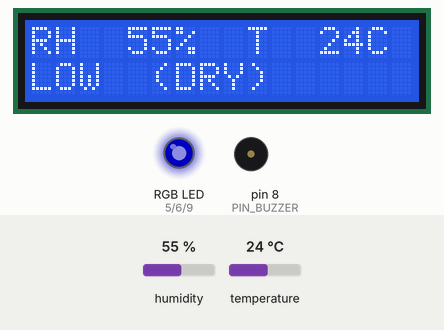
A sketch run on a simulated Arduino Uno, built with avr-gcc and run on an emulated ATmega328P. On the bench: 16×2 character LCD, an RGB LED mixed from three pins (HIGH = lit), buzzer (waves = sounding). The inputs (shaded band) are chosen by the test bench; at power-on: temperature 24 °C, humidity 55 %. Dim RGB values are drawn brighter than linear; what the sketch prints to the serial monitor is not drawn.

Above: at 2.6 s.
2.7 s: temperature set to 41 °C
At 7.3 s:
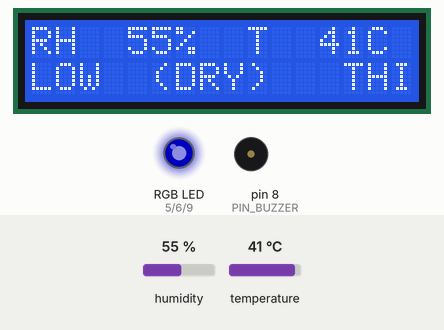
7.5 s: humidity set to 22 %
At 11.0 s:
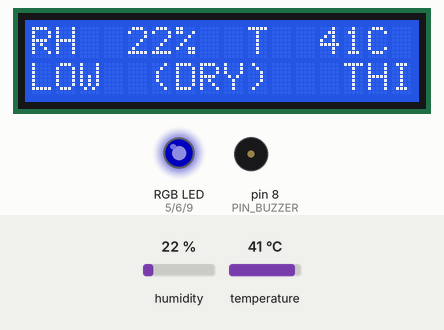
11.5 s: temperature set to 12 °C
At 14.5 s:
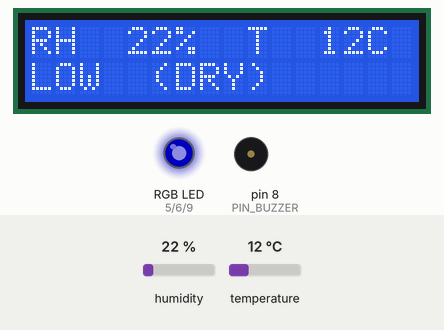
17.0 s: humidity set to 40 %
At 18.3 s:
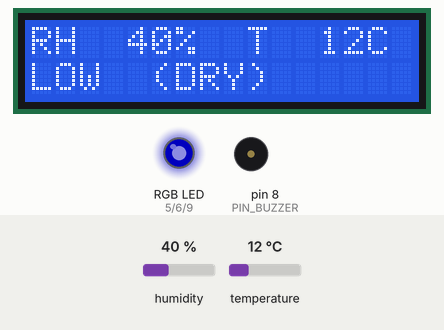
Timing chart, 0 to 20.0 s (numbered marks = the images above; inputs shaded):
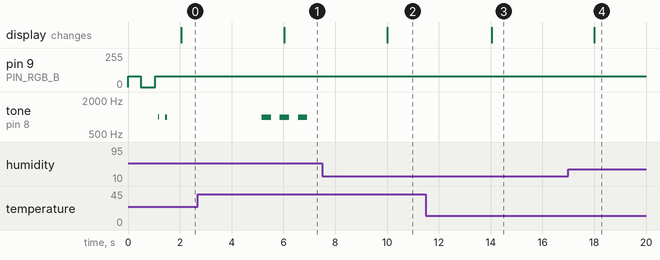

Measured:
- after the input at 2.7 s, tone on pin 8 (PIN_BUZZER): alternates 1000 Hz for 0.36 s and silent for 0.34 s, starting after 2.5 s; the display: changes after 3.3 s (image 1)
- after the input at 7.5 s, the display: changes after 2.5 s (image 2)
- after the input at 11.5 s, the display: changes after 2.6 s (image 3)
- after the input at 17.0 s, the display: changes after 1.0 s (image 4)

The sketch:

P07.ino
```cpp
// P07 · 딸기 하우스 습도 신호등
// DHT11로 습도를 재서 LCD1602에 표시하고 RGB LED 색으로 상태를 알립니다.
//   낮음(60% 미만) = 파랑 / 적정(60–85%) = 초록 / 높음(85% 이상) = 빨강
//   측정 전·센서 오류 = 파랑 깜빡임
//   낮음·높음으로 바뀌면 D8 부저가 울립니다 (높음 = 3번, 낮음 = 2번, 적정 = 안 울림)
//   습도 = 짧게, 온도(10–30 °C 밖) = 길게. 온도는 LED에 표시하지 않고 LCD 오른쪽에 TLO/THI로 표시
// 대시보드와는 USB 시리얼 115200, JSON 한 줄 규약으로 대화합니다(protocol.h).
//
// 필요한 라이브러리 (Arduino IDE → 라이브러리 매니저)
//   DHT sensor library 1.4.7 (Adafruit) + Adafruit Unified Sensor 1.1.15
//   LiquidCrystal I2C 1.1.2 (Frank de Brabander) — LCD 주소 0x27·0x3F 등을 자동으로 찾습니다
// 보드: Arduino Uno / 시리얼 모니터: 115200, 줄 끝 "새 줄"

#include <Wire.h>
#include <DHT.h>
#include <LiquidCrystal_I2C.h>
#include "pins.h"
#include "protocol.h"
#include "logic.h"

DHT dht(PIN_DHT, DHT11);
LiquidCrystal_I2C* lcd = nullptr;   // 주소를 찾은 뒤에 만듭니다

// ---------- 프로그램 상태 ----------
float humidity = 0, temperature = 0;  // 마지막으로 성공한 값
bool  sensorValid = false;            // false면 JSON에서 null
bool  everMeasured = false;           // 첫 측정 전인지 구분 (LCD 문구)
uint8_t dhtFailCount = 0;

Level level = LEVEL_NONE;             // 습도 상태 (LED 색)
uint8_t rhLow = DEFAULT_RH_LOW, rhHigh = DEFAULT_RH_HIGH;
Level tLevel = LEVEL_NONE;            // 온도 상태 (부저·LCD·대시보드만)
uint8_t tLow = DEFAULT_T_LOW, tHigh = DEFAULT_T_HIGH;
uint8_t bright = DEFAULT_BRIGHT;
bool lightOn = true;
bool buzzerOn = true;                 // false면 경보음을 내지 않음 (BUZZ 0)
uint8_t outR = 0, outG = 0, outB = 0;  // 마지막으로 낸 PWM 값
bool lcdReady = false;

unsigned long lastDhtMs = 0, lastStateMs = 0, lastLcdMs = 0, lastBlinkMs = 0;
bool blinkOn = true;                  // 센서 확인 상태의 파랑 깜빡임

Level alarmLevel = LEVEL_NONE;  // 마지막으로 경보를 판단한 습도 상태 (센서 오류 동안은 그대로 둠)
Level alarmTLevel = LEVEL_NONE; // 같은 방식의 온도 상태
uint8_t beepLeft = 0;           // 남은 울림 횟수
bool beepLong = false;          // true = 온도 경보(길게)
uint8_t nextBeeps = 0;          // 울리는 중에 들어온 다음 경보
bool nextLong = false;
unsigned long lastBeepMs = 0;
volatile uint8_t buzzDuty = 0;  // 0 = 조용, 1–10 = 켜는 칸 수 (타이머 인터럽트가 읽음)

char cmdBuf[CMD_BUFFER_SIZE];
uint8_t cmdLen = 0;
bool cmdOverflow = false;

// ---------- 출력 ----------
void writeChannel(uint8_t pin, uint8_t value) {
  // 공통 +형은 LOW일 때 켜지므로 값을 뒤집습니다.
  analogWrite(pin, RGB_COMMON_ANODE ? (uint8_t)(255 - value) : value);
}

void applyOutputs() {
  outR = outG = outB = 0;
  if (lightOn) {
    // 섞은 색은 모듈에서 점 두 개로 따로 보이므로 한 가지 색만 씁니다.
    if (level == LEVEL_LOW)  outB = bright;
    if (level == LEVEL_OK)   outG = bright;
    if (level == LEVEL_HIGH) outR = bright;
    // LEVEL_NONE(측정 전·센서 오류): 불이 꺼지지 않도록 파랑을 깜빡여 건조(파랑 켜짐)와 구별합니다.
    if (level == LEVEL_NONE && blinkOn) outB = bright;
  }
  writeChannel(PIN_RGB_R, outR);
  writeChannel(PIN_RGB_G, outG);
  writeChannel(PIN_RGB_B, outB);
}

// ---------- 부저 ----------
// 능동형 부저는 켜면 늘 최대 크기로 울립니다. 그래서 0.1 ms마다 켜고 끄기를 정해
// 1 ms 중 BUZZ_VOLUME/10만 켜 둡니다(소리 크기 조절). Timer2를 쓰므로 tone()·D3·D11 PWM과 함께 쓰지 않습니다.
ISR(TIMER2_COMPA_vect) {
  static uint8_t phase = 0;
  if (++phase >= 10) phase = 0;
  bool on = phase < buzzDuty;
  // 저신호 동작형은 LOW일 때 울리므로 켜기·끄기를 뒤집습니다.
  digitalWrite(PIN_BUZZER, (on != BUZZER_ACTIVE_LOW) ? HIGH : LOW);
}

void buzzerBegin() {
  pinMode(PIN_BUZZER, OUTPUT);
  digitalWrite(PIN_BUZZER, BUZZER_ACTIVE_LOW ? HIGH : LOW);  // 조용한 상태로 시작
  noInterrupts();
  TCCR2A = _BV(WGM21);   // CTC 모드
  TCCR2B = _BV(CS21);    // 분주 8 → 2 MHz
  OCR2A  = 199;          // 2 MHz / 200 = 10 kHz (0.1 ms마다 인터럽트)
  TIMSK2 = _BV(OCIE2A);
  interrupts();
}

// 습도 경보 = 짧게, 온도 경보 = 길게. 울리는 중에 다른 경보가 오면 끝난 뒤 이어서 울립니다.
void startAlarm(Level lv, bool isTemp) {
  uint8_t n = (lv == LEVEL_HIGH) ? BUZZ_BEEPS_HIGH : BUZZ_BEEPS_LOW;
  if (beepLeft) { nextBeeps = n; nextLong = isTemp; return; }
  beepLeft = n; beepLong = isTemp;
  lastBeepMs = millis() - BUZZ_LONG_PERIOD_MS;  // 첫 울림은 바로
}

void updateBuzzer(unsigned long now) {
  if (buzzDuty && now - lastBeepMs >= (beepLong ? BUZZ_LONG_ON_MS : BUZZ_ON_MS)) buzzDuty = 0;
  if (beepLeft == 0 && nextBeeps && now - lastBeepMs >= BUZZ_GAP_MS) {
    beepLeft = nextBeeps; beepLong = nextLong; nextBeeps = 0;
    lastBeepMs = now - BUZZ_LONG_PERIOD_MS;
  }
  if (beepLeft == 0 || now - lastBeepMs < (beepLong ? BUZZ_LONG_PERIOD_MS : BUZZ_PERIOD_MS)) return;
  lastBeepMs = now;
  beepLeft--;
  buzzDuty = BUZZ_VOLUME;
}

// 낮음·높음으로 "바뀔 때"만 울립니다. 센서가 잠깐 실패했다가 같은 상태로 돌아오면 다시 울리지 않습니다.
void checkAlarm() {
  if (!sensorValid) return;
  if (level != alarmLevel) {
    if (buzzerOn && (level == LEVEL_LOW || level == LEVEL_HIGH)) startAlarm(level, false);
    alarmLevel = level;
  }
  if (tLevel != alarmTLevel) {
    if (buzzerOn && (tLevel == LEVEL_LOW || tLevel == LEVEL_HIGH)) startAlarm(tLevel, true);
    alarmTLevel = tLevel;
  }
}

void printLevelOrNull(Level lv) {
  const char* ln = levelName(lv);
  if (ln) { Serial.print('"'); Serial.print(ln); Serial.print('"'); } else Serial.print(F("null"));
}

// ---------- JSON 보내기 ----------
void printJsonNumberOrNull(float v, bool valid) {
  if (valid) Serial.print(v, 1); else Serial.print(F("null"));
}

void sendState(uint16_t request) {
  Serial.print(F("{\"v\":"));            Serial.print(PROTOCOL_VERSION);
  Serial.print(F(",\"type\":\"state\",\"profile\":\"" PROFILE_ID "\",\"request\":"));
  Serial.print(request);
  Serial.print(F(",\"ms\":"));           Serial.print(millis());
  Serial.print(F(",\"humidity_pct\":")); printJsonNumberOrNull(humidity, sensorValid);
  Serial.print(F(",\"temperature_c\":"));printJsonNumberOrNull(temperature, sensorValid);
  Serial.print(F(",\"rh_level\":"));     printLevelOrNull(level);
  Serial.print(F(",\"rh_low\":"));       Serial.print(rhLow);
  Serial.print(F(",\"rh_high\":"));      Serial.print(rhHigh);
  Serial.print(F(",\"t_level\":"));      printLevelOrNull(tLevel);
  Serial.print(F(",\"t_low\":"));        Serial.print(tLow);
  Serial.print(F(",\"t_high\":"));       Serial.print(tHigh);
  Serial.print(F(",\"light_on\":"));     Serial.print(lightOn ? F("true") : F("false"));
  Serial.print(F(",\"bright\":"));       Serial.print(bright);
  Serial.print(F(",\"rgb\":["));
  Serial.print(outR); Serial.print(','); Serial.print(outG); Serial.print(','); Serial.print(outB);
  Serial.print(F("],\"dht_fail_count\":")); Serial.print(dhtFailCount);
  Serial.print(F(",\"buzzer_on\":"));    Serial.print(buzzerOn ? F("true") : F("false"));
  Serial.print(F(",\"lcd_ready\":"));    Serial.print(lcdReady ? F("true") : F("false"));
  Serial.println('}');
}

void sendAck(uint16_t request) {
  Serial.print(F("{\"v\":1,\"type\":\"ack\",\"request\":"));
  Serial.print(request);
  Serial.println(F(",\"applied\":true}"));
}

void sendError(uint16_t request, const char* code) {
  Serial.print(F("{\"v\":1,\"type\":\"error\",\"request\":"));
  Serial.print(request);
  Serial.print(F(",\"code\":\""));
  Serial.print(code);
  Serial.println(F("\"}"));
}

// ---------- LCD ----------
// I2C 백팩(PCF8574 계열)은 보통 0x27 또는 0x3F입니다. 0x20–0x3F를 차례로 확인합니다.
uint8_t findLcdAddress() {
  Wire.begin();
  const uint8_t first[] = {0x27, 0x3F};
  for (uint8_t a : first) { Wire.beginTransmission(a); if (Wire.endTransmission() == 0) return a; }
  for (uint8_t a = 0x20; a <= 0x3F; a++) { Wire.beginTransmission(a); if (Wire.endTransmission() == 0) return a; }
  return 0;  // 못 찾음 → lcd_ready=false
}

void drawLcd() {
  if (!lcdReady) return;
  char line[17];
  if (sensorValid) {
    snprintf(line, sizeof(line), "RH %3d%%  T %3dC ",
             (int)lround(humidity), (int)lround(temperature));
  } else {
    snprintf(line, sizeof(line), "RH  --%%  T  --C ");
  }
  lcd->setCursor(0, 0); lcd->print(line);

  const char* text;
  switch (level) {
    case LEVEL_LOW:  text = "LOW  (DRY)";  break;
    case LEVEL_OK:   text = "OK";          break;
    case LEVEL_HIGH: text = "HIGH (VENT)"; break;
    default:         text = everMeasured ? "CHECK SENSOR" : "MEASURING..."; break;
  }
  // 왼쪽 12칸 = 습도 상태, 오른쪽 4칸 = 신호등을 껐을 때 " OFF", 아니면 온도가 벗어났을 때 " TLO"/" THI"
  const char* right = !lightOn ? " OFF" : tLevel == LEVEL_LOW ? " TLO" : tLevel == LEVEL_HIGH ? " THI" : "    ";
  snprintf(line, sizeof(line), "%-12s%s", text, right);
  lcd->setCursor(0, 1); lcd->print(line);
}

// ---------- 센서 ----------
void readSensor() {
  float h = dht.readHumidity();
  float t = dht.readTemperature();
  if (isnan(h) || isnan(t)) {
    if (dhtFailCount < 255) dhtFailCount++;
    if (dhtFailCount >= DHT_FAIL_LIMIT) sensorValid = false;  // 0으로 바꾸지 않고 null 처리
  } else {
    humidity = h; temperature = t;
    sensorValid = true; everMeasured = true;
    dhtFailCount = 0;
  }
  level = classifyHumidity(humidity, sensorValid, level, rhLow, rhHigh, RH_HYSTERESIS);
  // 온도도 같은 규칙(기준 + 여유 구간)으로 나눕니다.
  tLevel = classifyHumidity(temperature, sensorValid, tLevel, tLow, tHigh, T_HYSTERESIS);
  applyOutputs();
  checkAlarm();
}

// ---------- 명령 처리 ----------
void handleLine(char* line) {
  char* tok[6];
  uint8_t n = splitTokens(line, tok, 5);
  if (n == 0) return;                       // 빈 줄은 무시
  long reqL;
  if (!parseStrictLong(tok[0], reqL) || reqL < 1 || reqL > 65535) {
    sendError(0, "bad_request"); return;
  }
  uint16_t req = (uint16_t)reqL;
  if (n > 5 || n < 2) { sendError(req, "bad_args"); return; }
  toUpperAscii(tok[1]);
  const char* cmd = tok[1];
  uint8_t argc = n - 2;
  long a = 0, b = 0;

  if (strcmp(cmd, "STATUS") == 0) {
    if (argc != 0) { sendError(req, "bad_args"); return; }
    sendState(req);
  } else if (strcmp(cmd, "PING") == 0) {
    if (argc != 0) { sendError(req, "bad_args"); return; }
    sendAck(req);
  } else if (strcmp(cmd, "STOP") == 0) {
    if (argc != 0) { sendError(req, "bad_args"); return; }
    lightOn = false; applyOutputs(); drawLcd(); sendAck(req);
  } else if (strcmp(cmd, "LIGHT") == 0) {
    if (argc != 1 || !parseStrictLong(tok[2], a)) { sendError(req, "bad_args"); return; }
    if (a != 0 && a != 1) { sendError(req, "out_of_range"); return; }
    lightOn = (a == 1); applyOutputs(); drawLcd(); sendAck(req);
  } else if (strcmp(cmd, "BRIGHT") == 0) {
    if (argc != 1 || !parseStrictLong(tok[2], a)) { sendError(req, "bad_args"); return; }
    if (a < 0 || a > 255) { sendError(req, "out_of_range"); return; }
    bright = (uint8_t)a; applyOutputs(); sendAck(req);
  } else if (strcmp(cmd, "BUZZ") == 0) {
    if (argc != 1 || !parseStrictLong(tok[2], a)) { sendError(req, "bad_args"); return; }
    if (a != 0 && a != 1) { sendError(req, "out_of_range"); return; }
    buzzerOn = (a == 1);
    if (!buzzerOn) { beepLeft = 0; nextBeeps = 0; buzzDuty = 0; }  // 울리는 중이면 바로 멈춤
    sendAck(req);
  } else if (strcmp(cmd, "SET") == 0) {
    if (argc != 3) { sendError(req, "bad_args"); return; }
    toUpperAscii(tok[2]);
    const bool isT = strcmp(tok[2], "T") == 0;
    if (!isT && strcmp(tok[2], "RH") != 0) { sendError(req, "unknown_setting"); return; }
    if (!parseStrictLong(tok[3], a) || !parseStrictLong(tok[4], b)) { sendError(req, "bad_args"); return; }
    const char* err = isT ? checkRhThresholds(a, b, T_SET_MIN, T_SET_MAX, T_MIN_GAP)
                          : checkRhThresholds(a, b, RH_SET_MIN, RH_SET_MAX, RH_MIN_GAP);
    if (err) { sendError(req, err); return; }
    // 기준이 바뀌면 여유 구간 없이 새로 나눕니다.
    if (isT) {
      tLow = (uint8_t)a; tHigh = (uint8_t)b;
      tLevel = classifyHumidity(temperature, sensorValid, LEVEL_NONE, tLow, tHigh, T_HYSTERESIS);
    } else {
      rhLow = (uint8_t)a; rhHigh = (uint8_t)b;
      level = classifyHumidity(humidity, sensorValid, LEVEL_NONE, rhLow, rhHigh, RH_HYSTERESIS);
    }
    applyOutputs(); drawLcd(); sendAck(req);
  } else {
    sendError(req, "unknown_command");
  }
}

void pollSerial() {
  while (Serial.available() > 0) {
    char c = (char)Serial.read();
    if (c == '\n') {
      if (cmdOverflow) sendError(0, "line_too_long");
      else { cmdBuf[cmdLen] = '\0'; handleLine(cmdBuf); }
      cmdLen = 0; cmdOverflow = false;
    } else if (cmdLen < CMD_BUFFER_SIZE - 1) {
      cmdBuf[cmdLen++] = c;
    } else {
      cmdOverflow = true;  // 줄이 끝날 때까지 버림
    }
  }
}

// ---------- 시작과 반복 ----------
void setup() {
  // 1) 출력부터 끈 상태로 만듭니다.
  pinMode(PIN_RGB_R, OUTPUT); pinMode(PIN_RGB_G, OUTPUT); pinMode(PIN_RGB_B, OUTPUT);
  buzzerBegin();
  applyOutputs();  // level = NONE → 파랑 깜빡임 (측정 중)

  Serial.begin(SERIAL_BAUD);
  dht.begin();

  // 2) LCD: 실패해도 나머지는 계속 동작하고 lcd_ready=false로 알립니다.
  uint8_t addr = findLcdAddress();
  if (addr) {
    lcd = new LiquidCrystal_I2C(addr, 16, 2);
    lcd->init();
    lcd->backlight();
    lcd->clear();
    lcdReady = true;
    drawLcd();
  }

  // DHT11은 전원 후 약 1초 뒤부터 읽을 수 있으므로, 첫 측정은 2초가 아니라 1초 뒤에 합니다.
  lastDhtMs = millis() - (DHT_INTERVAL_MS - 1000UL);
}

void loop() {
  unsigned long now = millis();   // 빼기로 비교해 약 49일 뒤 넘침에도 안전합니다
  pollSerial();

  if (now - lastDhtMs >= DHT_INTERVAL_MS) { lastDhtMs = now; readSensor(); }
  if (now - lastLcdMs >= LCD_INTERVAL_MS) { lastLcdMs = now; drawLcd(); }
  if (now - lastStateMs >= STATE_INTERVAL_MS) { lastStateMs = now; sendState(0); }
  if (now - lastBlinkMs >= BLINK_MS) {
    lastBlinkMs = now;
    blinkOn = !blinkOn;
    if (level == LEVEL_NONE) applyOutputs();
  }
  updateBuzzer(now);
}
```

logic.h
```cpp
// logic.h — 하드웨어와 상관없는 판단·해석 함수
// 보드 없이 PC에서도 시험할 수 있도록 Arduino 기능을 쓰지 않습니다.
#pragma once
#include <stdint.h>
#include <stdlib.h>
#include <string.h>

// 습도 상태
enum Level : uint8_t {
  LEVEL_NONE = 0,  // 값 없음 (첫 측정 전 또는 센서 오류)
  LEVEL_LOW  = 1,  // 낮음 → 파랑
  LEVEL_OK   = 2,  // 적정 → 초록
  LEVEL_HIGH = 3   // 높음 → 빨강
};

// 히스테리시스 없이 바로 나누기 (첫 측정이나 기준 변경 직후)
inline Level classifyPlain(float rh, uint8_t low, uint8_t high) {
  if (rh < low)   return LEVEL_LOW;
  if (rh >= high) return LEVEL_HIGH;
  return LEVEL_OK;
}

// 이전 상태를 기억해 경계에서 색이 계속 바뀌지 않게 합니다.
//   적정 → 높음 : rh >= high          높음 → 적정 : rh <= high - hyst
//   적정 → 낮음 : rh <  low           낮음 → 적정 : rh >= low + hyst
inline Level classifyHumidity(float rh, bool valid, Level prev,
                              uint8_t low, uint8_t high, uint8_t hyst) {
  if (!valid) return LEVEL_NONE;
  switch (prev) {
    case LEVEL_HIGH:
      if (rh > (float)high - hyst) return LEVEL_HIGH;  // 아직 여유 구간 안
      return classifyPlain(rh, low, high);
    case LEVEL_LOW:
      if (rh < (float)low + hyst) return LEVEL_LOW;    // 아직 여유 구간 안
      return classifyPlain(rh, low, high);
    case LEVEL_OK:
      return classifyPlain(rh, low, high);
    default:
      return classifyPlain(rh, low, high);
  }
}

inline const char* levelName(Level lv) {  // JSON용
  switch (lv) {
    case LEVEL_LOW:  return "low";
    case LEVEL_OK:   return "ok";
    case LEVEL_HIGH: return "high";
    default:         return nullptr;      // null로 보냅니다
  }
}

// 문자열 전체가 정수일 때만 true ("12a", "", "+" 는 거절)
inline bool parseStrictLong(const char* s, long& out) {
  if (s == nullptr || *s == '\0') return false;
  char* end = nullptr;
  long v = strtol(s, &end, 10);
  if (end == s || *end != '\0') return false;
  out = v;
  return true;
}

// 한 줄을 공백 기준으로 나눕니다. 줄 자체를 고쳐 쓰며, 나눈 개수를 돌려줍니다.
// maxTok보다 많으면 maxTok + 1을 돌려줘 "인수가 너무 많음"을 알 수 있게 합니다.
inline uint8_t splitTokens(char* line, char* tok[], uint8_t maxTok) {
  uint8_t n = 0;
  char* p = line;
  while (*p) {
    while (*p == ' ' || *p == '\t' || *p == '\r') *p++ = '\0';
    if (!*p) break;
    if (n == maxTok) return maxTok + 1;
    tok[n++] = p;
    while (*p && *p != ' ' && *p != '\t' && *p != '\r') p++;
  }
  return n;
}

// 영문 명령을 대문자로 바꿔 대소문자를 가리지 않게 합니다.
inline void toUpperAscii(char* s) {
  for (; *s; ++s) if (*s >= 'a' && *s <= 'z') *s = (char)(*s - 'a' + 'A');
}

// 습도 기준값 검사. 문제가 없으면 nullptr, 있으면 오류 코드를 돌려줍니다.
inline const char* checkRhThresholds(long low, long high,
                                     uint8_t minV, uint8_t maxV, uint8_t minGap) {
  if (low < minV || low > maxV || high < minV || high > maxV) return "out_of_range";
  if (low >= high) return "low_not_below_high";
  if (high - low < minGap) return "gap_too_small";
  return nullptr;
}
```

pins.h
```cpp
// pins.h — P07 딸기 하우스 습도 신호등의 핀 배정
// 배선도(P07 페이지)의 표와 이 파일이 반드시 같아야 합니다.
// 핀을 바꾸려면 배선도부터 먼저 고친 뒤 이 파일을 고칩니다.
#pragma once
#include <stdint.h>

// RGB LED 모듈 — PWM 핀 (강의 P02와 같은 D5·D6·D9)
const uint8_t PIN_RGB_R = 5;   // 1kΩ 경유 → RGB R
const uint8_t PIN_RGB_G = 6;   // 1kΩ 경유 → RGB G
const uint8_t PIN_RGB_B = 9;   // 1kΩ 경유 → RGB B

// RGB 모듈 종류
//   공통 −(음극)형: 핀에 "−" 또는 "GND"가 적혀 있음 → false (기본, 배선도와 같음)
//   공통 +(양극)형: 핀에 "+" 또는 "VCC"가 적혀 있음 → true
//   true로 바꾸면 배선도 J12(공통 핀)를 GND 줄이 아니라 5V 줄에 연결해야 합니다.
const bool RGB_COMMON_ANODE = false;

// DHT11 온습도 모듈 데이터선
const uint8_t PIN_DHT = 4;

// LCD1602 I2C 백팩: UNO 하드웨어 I2C 고정 핀 (SDA = A4, SCL = A5)
// Wire 라이브러리가 자동으로 사용하므로 여기서는 기록만 합니다.

// 부저 모듈 신호선 (S 또는 I/O). 소리 크기는 protocol.h의 BUZZ_VOLUME으로 조절합니다.
// 부저 구동에 Timer2를 쓰므로 D3·D11의 PWM과 tone()은 함께 쓸 수 없습니다(지금은 비어 있음).
const uint8_t PIN_BUZZER = 8;

// 부저 모듈 종류
//   저신호 동작형(트랜지스터가 달린 3핀 모듈): S가 LOW일 때 울림 → true
//   고신호 동작형·2핀 부저: S가 HIGH일 때 울림 → false
//   쉬는 동안 계속 울리면 이 값을 반대로 바꿉니다.
// 이 회로는 2핀 부저(+ → D8, − → GND)라서 false입니다.
const bool BUZZER_ACTIVE_LOW = false;

// 비워 두는 핀: D0·D1(USB 시리얼), D2, D3, D7, D10–D13, A0–A3
```

Source omitted: protocol.h (2720 bytes)
